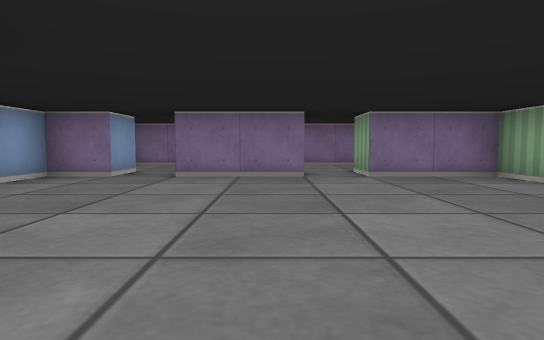
view 1 (above)

24 first-person views from a walk through a cub3D maze. The camera is about half as high as the walls, tilts 4° down and sees 75° across. The floor is counted in squares. Each view is taken from the middle of a square. On the plan, view 1 faces up. The plan holds only what a view shows up to about 9 squares ahead; the rest is blank.

view 2
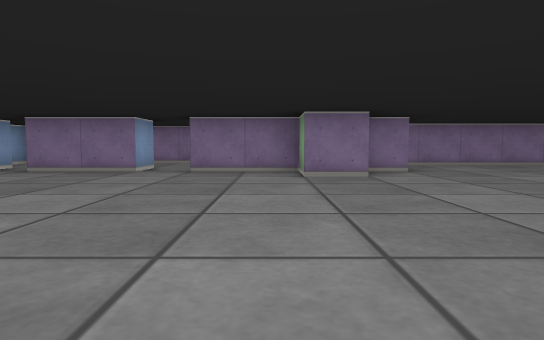

view 3
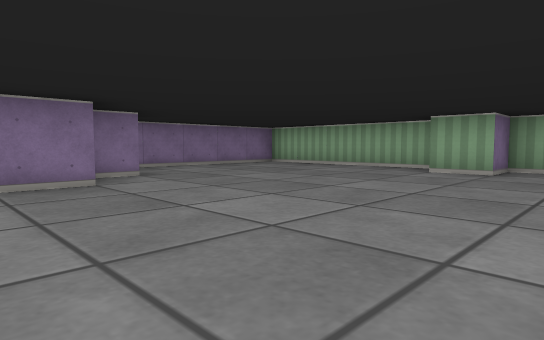

view 4
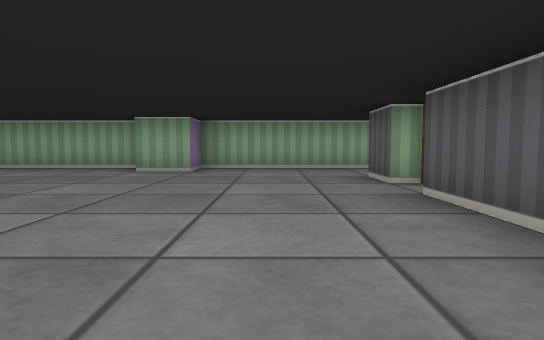

view 5
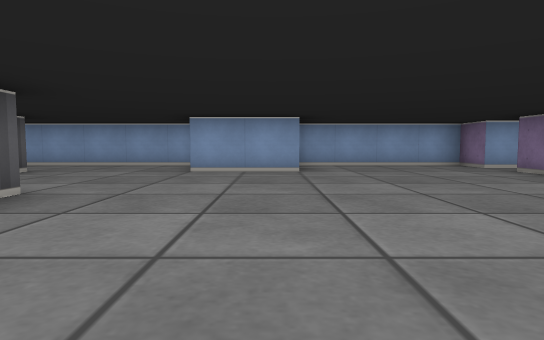

view 6
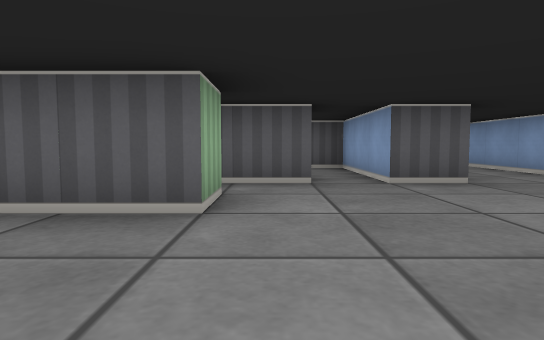

view 7
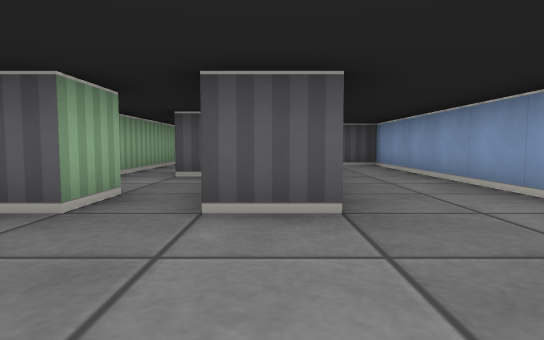

view 8
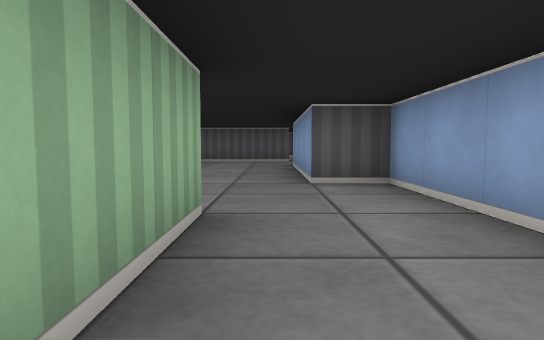

view 9
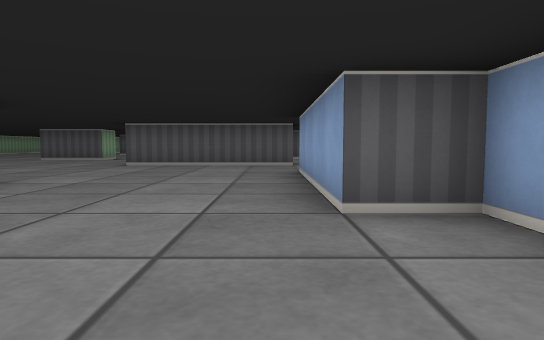

view 10
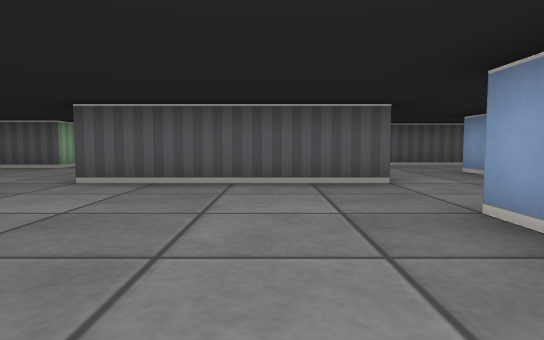

view 11
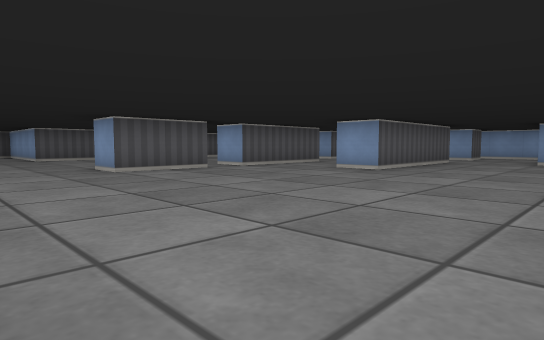

view 12
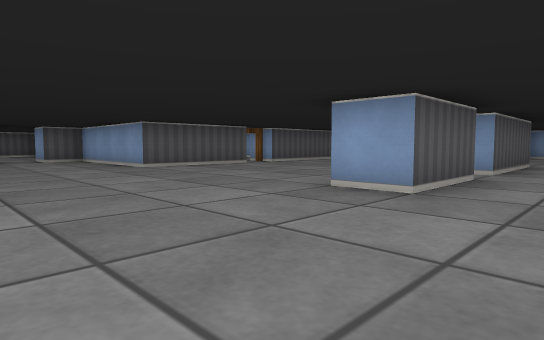

view 13
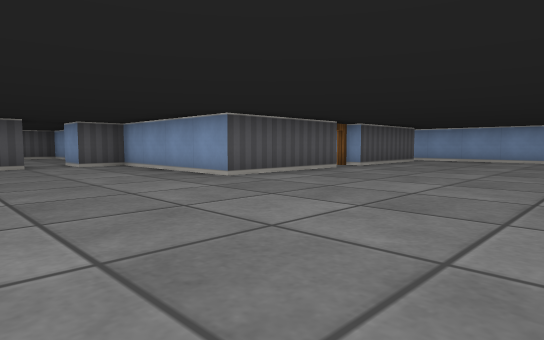

view 14
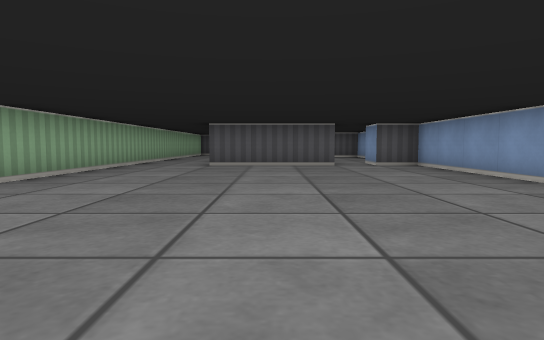

view 15
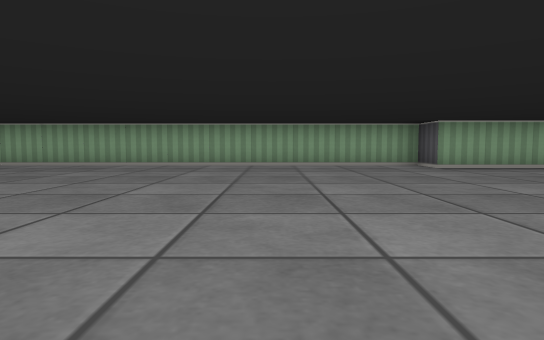

view 16
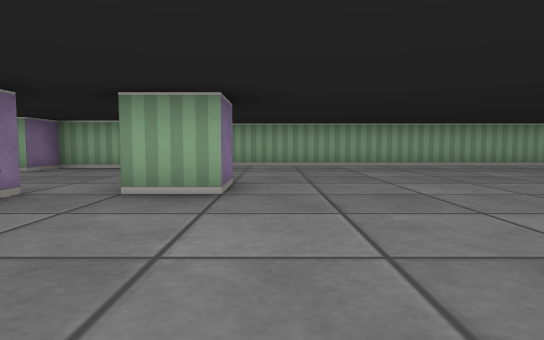

view 17
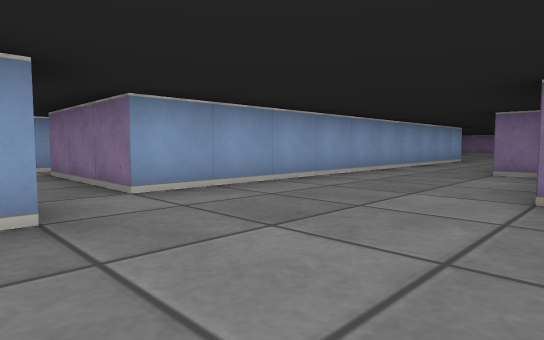

view 18
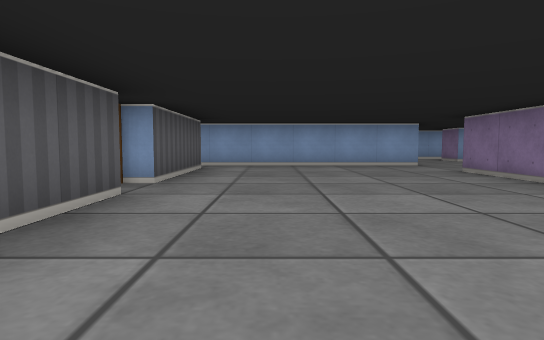

view 19
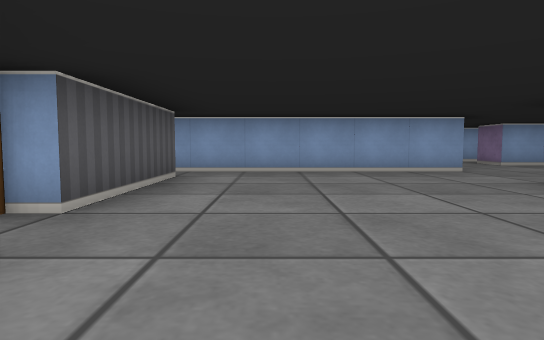

view 20
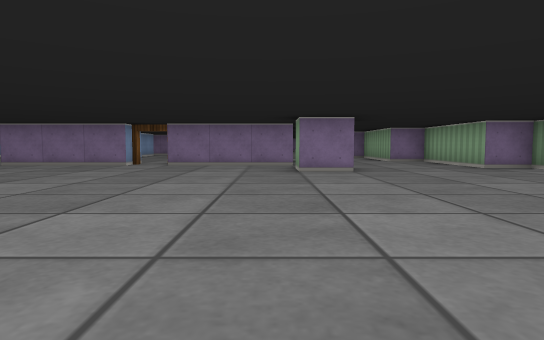

view 21
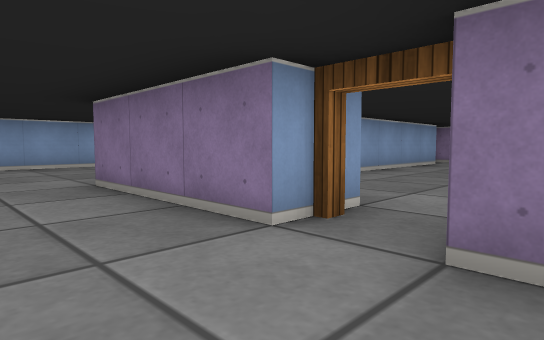

view 22
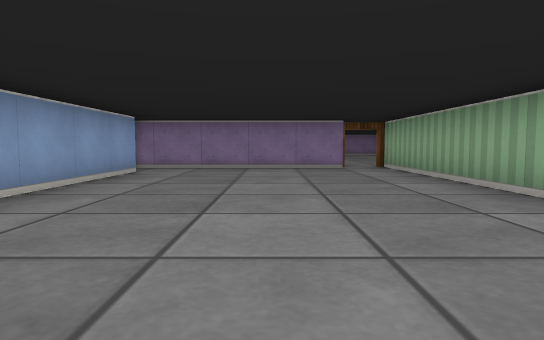

view 23
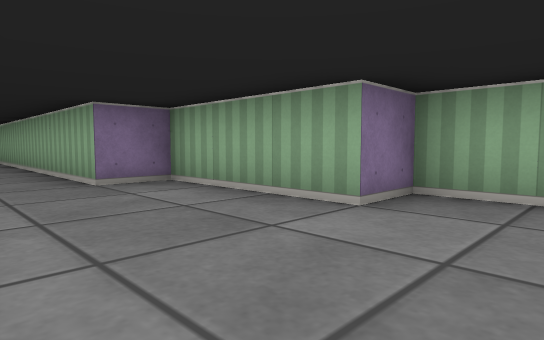

view 24
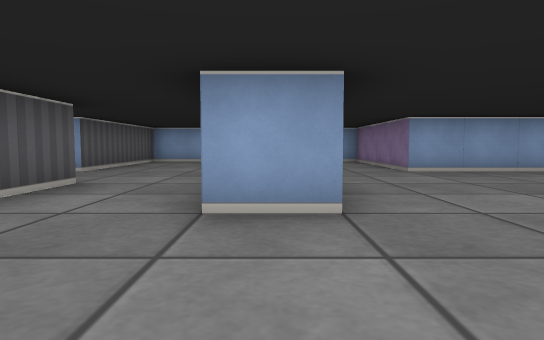

### Floor plan
Ten units are one square. View 1 is at (0, 0); x grows to the right and y downward. Boxes are objects, and circles mark ways between rooms. Rooms are numbered by the first view taken in them; rooms with no view inside come last. Other rooms are left out.
<svg viewBox="-55 -80 195 375">
<path fill="none" stroke="#000" d="M49 15 65 15M15 25 15 15 30 15M46 -45 35 -45 35 -55 15 -55M-15 -16 -15 5M5 35 18 35M5 -55 -15 -55M75 15 85 15M56 -55 48 -55M-16 35 -5 35M-35 9 -35 95 -25 95M-25 -55 -35 -55 -35 -16M105 -29 105 -58M105 15 105 -15 95 -15 95 -25M96 -75 62 -75M-15 75 -15 56M35 191 35 185 55 185 55 195M95 135 85 135 85 125M15 195 -5 195M45 115 15 115M-5 185 25 185 25 192M25 245 55 245 55 285 65 285M15 100 15 68M-26 155 15 155 15 165M-45 164 -45 175M-15 245 15 245M-44 195 -25 195 -25 249M-25 95 -25 135 -50 135M74 285 105 285M85 36 85 115 55 115M125 290 125 245 135 245 135 125 125 125 125 95 115 95 115 65 105 65 105 15M75 69 75 15M25 35 25 72M66 25 20 25M5 45 5 35M-5 35 -5 65 5 65"/>
<circle cx="-25" cy="85" r="3" fill="#2a7"/>
<circle cx="95" cy="10" r="3" fill="#2a7"/>
<circle cx="20" cy="30" r="3" fill="#2a7"/>
<circle cx="70" cy="20" r="3" fill="#2a7"/>
<circle cx="0" cy="40" r="3" fill="#2a7"/>
<circle cx="50" cy="110" r="3" fill="#2a7"/>
<circle cx="10" cy="60" r="3" fill="#2a7"/>
<text x="30" y="-10">1</text>
<text x="60" y="170">2</text>
<text x="50" y="60">3</text>
<text x="0" y="50">4</text>
</svg>
Room 1 opens to room 2. Room 1 opens to room 3. Room 1 opens to room 4. Room 2 opens to room 3. Room 2 opens to room 4.

Where each view was taken, in squares from view 1:
view 1: 0 up, 0 right, facing up
view 2: 1 down, 3 right, facing up
view 3: 0 up, 3 right, facing up-right
view 4: 0 up, 3 right, facing right
view 5: 1 up, 5 right, facing left
view 6: 1 up, 1 right, facing down
view 7: 1 down, 1 left, facing down
view 8: 5 down, 2 left, facing down
view 9: 7 down, 2 left, facing down
view 10: 11 down, 1 left, facing down
view 11: 12 down, 8 right, facing down-left
view 12: 17 down, 9 right, facing down-left
view 13: 20 down, 9 right, facing down-left
view 14: 20 down, 9 right, facing down
view 15: 21 down, 5 right, facing right
view 16: 14 down, 5 right, facing right
view 17: 13 down, 12 right, facing up-left
view 18: 23 down, 6 right, facing left
view 19: 23 down, 4 right, facing left
view 20: 20 down, 8 right, facing up
view 21: 13 down, 6 right, facing up-left
view 22: 10 down, 5 right, facing up
view 23: 11 down, 9 right, facing up-right
view 24: 16 down, 4 right, facing left
